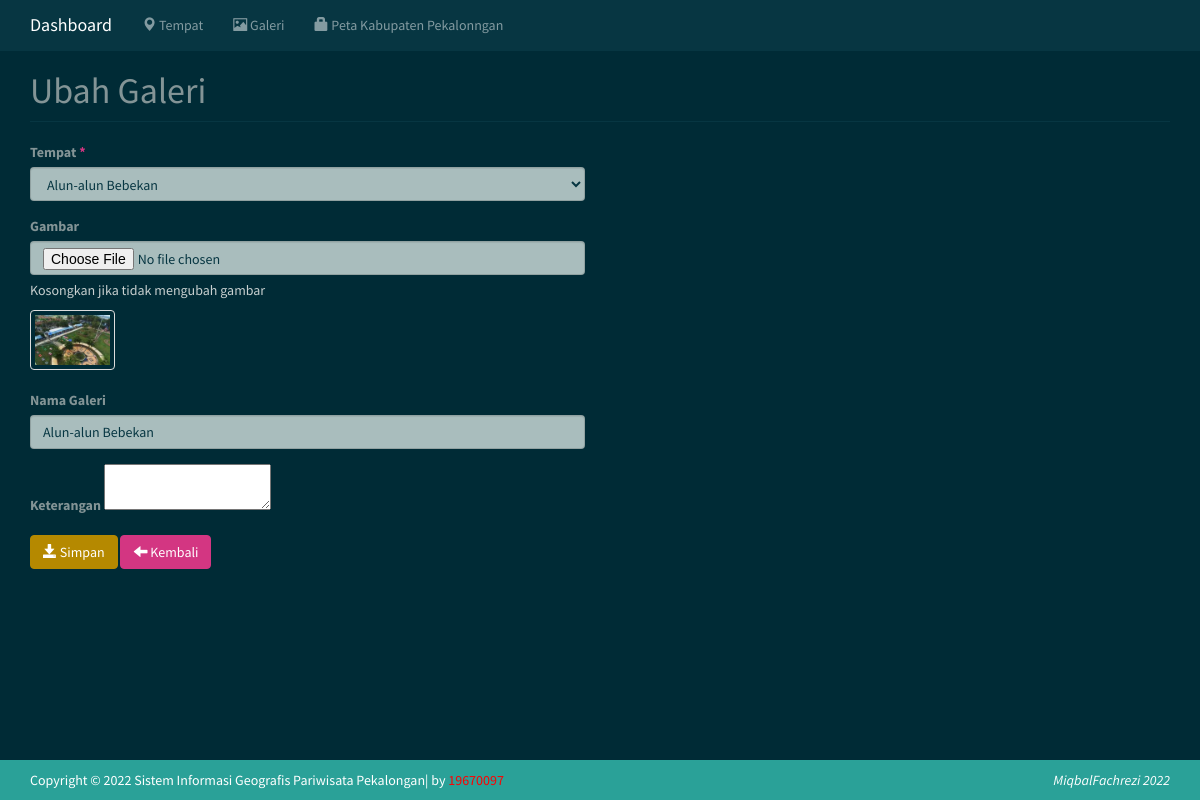
The page /?m=galeri_ubah&ID=22 (signed in) on the database its author committed.
### tables this page shows
CREATE TABLE `tb_galeri` (
  `id_galeri` int(11) NOT NULL,
  `id_tempat` int(11) NOT NULL,
  `nama_galeri` varchar(255) NOT NULL,
  `gambar` varchar(255) NOT NULL,
  `ket_galeri` text NOT NULL
);

### config.php (called while the page is built)
<?php
$config["server"]='localhost';
$config["username"]='root';
$config["password"]='';
$config["database_name"]='sig';

### includes/ez_sql_core.php (called while the page is built, shortened)
<?php
	class ezSQLcore
	{
		var $show_errors      = true;
		var $timers           = array();
		function get_host_port( $host, $default = false )
		{
			$port = $default;
			return array( $host, $port );
		}
		function flush()
		{
			$this->last_result = array();
		}
		function get_row($query=null,$output=OBJECT,$y=0)
		{
			if ( $query )
			{
				$this->query($query);
			}
			if ( $output == OBJECT )
			{
				return $this->last_result[$y]?$this->last_result[$y]:null;
			}
			elseif ( $output == ARRAY_A )
			{
				return $this->last_result[$y]?get_object_vars($this->last_result[$y]):null;
			}
			elseif ( $output == ARRAY_N )
			{
				return $this->last_result[$y]?array_values(get_object_vars($this->last_result[$y])):null;
			}
			else
			{
				$this->show_errors ? trigger_error(" \$db->get_row(string query, output type, int offset) -- Output type must be one of: OBJECT, ARRAY_A, ARRAY_N",E_USER_WARNING) : null;
			}
		}
		function get_results($query=null, $output = OBJECT)
		{
			if ( $query )
			{
				$this->query($query);
			}
			if ( $output == OBJECT )
			{
				return $this->last_result;
			}
		}
		function timer_get_cur()
		{
			list($usec, $sec) = explode(" ",microtime());
			return ((float)$usec + (float)$sec);
		}
		function timer_start($timer_name)
		{
			$this->timers[$timer_name] = $this->timer_get_cur();
		}
		function timer_elapsed($timer_name)
		{
			return round($this->timer_get_cur() - $this->timers[$timer_name],2);
		}
	}

### includes/ez_sql_mysqli.php (called while the page is built, shortened)
<?php
	$ezsql_mysqli_str = array
	(
		1 => 'Require $dbuser and $dbpassword to connect to a database server',
		2 => 'Error establishing mySQLi database connection. Correct user/password? Correct hostname? Database server running?',
		3 => 'Require $dbname to select a database',
		4 => 'mySQLi database connection is not active',
		5 => 'Unexpected error while trying to select database'
	);
	class ezSQL_mysqli extends ezSQLcore
	{
		function connect($dbuser='', $dbpassword='', $dbhost='localhost', $dbport=false)
		{
			global $ezsql_mysqli_str; $return_val = false;
			if ( ! $dbuser )
			{
				$this->register_error($ezsql_mysqli_str[1].' in '.__FILE__.' on line '.__LINE__);
				$this->show_errors ? trigger_error($ezsql_mysqli_str[1],E_USER_WARNING) : null;
			}
			else
			{
				$this->dbh = new mysqli($dbhost,$dbuser,$dbpassword, '', $dbport);
				if( $this->dbh->connect_errno )
				{
					$this->register_error($ezsql_mysqli_str[2].' in '.__FILE__.' on line '.__LINE__);
					$this->show_errors ? trigger_error($ezsql_mysqli_str[2],E_USER_WARNING) : null;
				}
				else
				{
					$return_val = true;
				}
			}
			return $return_val;
		}
		function query($query)
		{
			$return_val = 0;
			$query = trim($query);
			$this->result = @$this->dbh->query($query);
			if ( preg_match("/^(insert|delete|update|replace|truncate|drop|create|alter|begin|commit|rollback|set|lock|unlock|call)/i",$query) )
			{
				$is_insert = true;
				$this->rows_affected = @$this->dbh->affected_rows;
				if ( preg_match("/^(insert|replace)\s+/i",$query) )
				{
					$this->insert_id = @$this->dbh->insert_id;
				}
				$return_val = $this->rows_affected;
			}
			else
			{
				$is_insert = false;
				$i=0;
				$num_rows=0;
				while ( $row = @$this->result->fetch_object() )
				{
					$num_rows++;
				}
				$this->num_rows = $num_rows;
				$return_val = $this->num_rows;
			}
			return $return_val;
		}
	}

### functions.php (the view, shortened to what this page needs)
<?php
include dirname(__FILE__) . '/config.php';
include'includes/ez_sql_core.php';
include'includes/ez_sql_mysqli.php';
$db = new ezSQL_mysqli($config[username], $config[password], $config[database_name], $config[server]);
function get_tempat_option($selected = ''){
    global $db;
    $rows = $db->get_results("SELECT id_tempat, nama_tempat FROM tb_tempat ORDER BY id_tempat");
    foreach($rows as $row){
        if($row->id_tempat==$selected)
            $a.="<option value='$row->id_tempat' selected>$row->nama_tempat</option>";
        else
            $a.="<option value='$row->id_tempat'>$row->nama_tempat</option>";
    }
    return $a;
}

### galeri_ubah.php (shortened to what this page needs)
<?php
    $row = $db->get_row("SELECT * FROM tb_galeri WHERE id_galeri='$_GET[ID]'");
?>
<div class="page-header">
    <h1>Ubah Galeri</h1>
</div>
<div class="row">
    <div class="col-sm-6">
        <form method="post" action="?m=galeri_ubah&ID=<?=$row->id_galeri?>" enctype="multipart/form-data">
            <div class="form-group">
                <label>Tempat <span class="text-danger">*</span></label>
                <select class="form-control" name="id_tempat">
                    <?=get_tempat_option($row->id_tempat)?>
                </select>
            </div>
            <div class="form-group">
                <label>Gambar</label>
                <input class="form-control" type="file" name="gambar"/>
                <p class="help-block">Kosongkan jika tidak mengubah gambar</p>
                <img class="thumbnail" src="assets/images/galeri/small_<?=$row->gambar?>" height="60" />
            </div>
            <div class="form-group">
                <label>Nama Galeri</label>
                <input class="form-control" type="text" name="nama_galeri" value="<?=$row->nama_galeri?>"/>
            </div>
            <div class="form-group">
                <label>Keterangan</label>
                <textarea class="mce" name="ket_galeri"><?=$row->ket_galeri?></textarea>
            </div>
            <div class="form-group">
                <button class="btn btn-primary"><span class="glyphicon glyphicon-save"></span> Simpan</button>
                <a class="btn btn-danger" href="?m=galeri"><span class="glyphicon glyphicon-arrow-left"></span> Kembali</a>
            </div>
        </form>
    </div>
</div>

### assets/css/general.css (style rules this page uses)
html { position: relative; min-height: 100%; }
body { margin-bottom: 70px; }
.page-header { margin-top: 0; padding-bottom: 0; }
.page-header h1 { margin-top: 0; }

### rows shown on the page
tb_galeri: gambar (picture), nama_galeri "Alun-alun Bebekan"

### other values the page prints
form field id_tempat "Alun-alun Bebekan"
